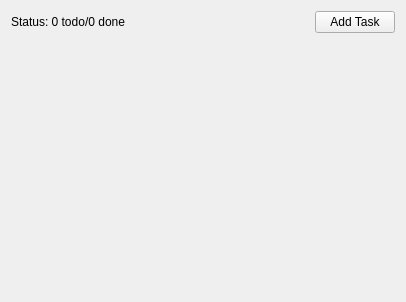
<?xml version="1.0" encoding="UTF-8"?>
<ui version="4.0">
 <class>MainWindow</class>
 <widget class="QMainWindow" name="MainWindow">
  <property name="geometry">
   <rect>
    <x>0</x>
    <y>0</y>
    <width>406</width>
    <height>302</height>
   </rect>
  </property>
  <property name="windowTitle">
   <string>Todo</string>
  </property>
  <widget class="QWidget" name="centralWidget">
   <layout class="QVBoxLayout" name="verticalLayout">
    <item>
     <layout class="QHBoxLayout" name="toolbarLayout">
      <item>
       <widget class="QLabel" name="statusLabel">
        <property name="text">
         <string>Status: 0 todo/0 done</string>
        </property>
       </widget>
      </item>
      <item>
       <spacer name="horizontalSpacer">
        <property name="orientation">
         <enum>Qt::Horizontal</enum>
        </property>
        <property name="sizeHint" stdset="0">
         <size>
          <width>40</width>
          <height>20</height>
         </size>
        </property>
       </spacer>
      </item>
      <item>
       <widget class="QPushButton" name="addTaskButton">
        <property name="text">
         <string>Add Task</string>
        </property>
       </widget>
      </item>
     </layout>
    </item>
    <item>
     <layout class="QVBoxLayout" name="tasksLayout"/>
    </item>
    <item>
     <spacer name="verticalSpacer">
      <property name="orientation">
       <enum>Qt::Vertical</enum>
      </property>
      <property name="sizeHint" stdset="0">
       <size>
        <width>20</width>
        <height>40</height>
       </size>
      </property>
     </spacer>
    </item>
   </layout>
  </widget>
 </widget>
 <layoutdefault spacing="6" margin="11"/>
 <resources/>
 <connections/>
</ui>
